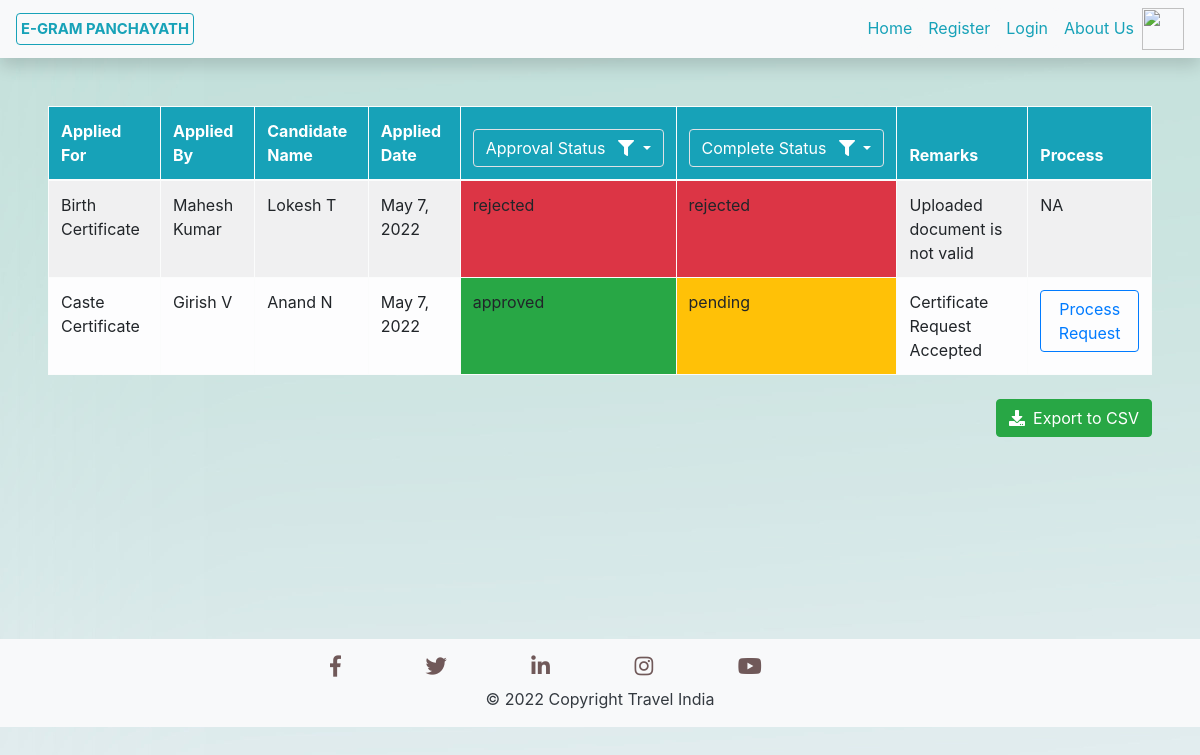
/Certicates_Received_Requests/, run on the app's committed database.
### Services/models.py (models this page shows, shortened)
class Certificates(models.Model):
    Cert_Name = models.CharField(max_length=50)
    Cand_Name = models.CharField(max_length=50)
    Father_Name = models.CharField(max_length=50)
    Mother_Name = models.CharField(max_length=50)
    Address = models.CharField(max_length=300)
    doc_name = models.CharField(max_length=30)
    Cert_Requested_By = models.ForeignKey(User, on_delete=models.CASCADE,default=None, null=True, blank=True)
    Cert_Applied_Date = models.DateTimeField(default=timezone.now)
    document_proof = models.FileField(upload_to='Files/',default=None, null=True, blank=True)
    Birth_Date = models.DateField()
    phoneno = models.CharField(max_length=10, default=None, null=True, blank=True)
    Birth_location = models.CharField(max_length=200, default=None, null=True, blank=True)
    Death_Date = models.DateField(default=None, null=True, blank=True)
    Death_location = models.CharField(max_length=200, default=None, null=True, blank=True)
    Cast = models.CharField(max_length=50, default=None, null=True, blank=True)
    Cast_Category = models.CharField(max_length=10, default=None, null=True, blank=True)
    Income_Value = models.CharField(max_length=20, default=None, null=True, blank=True)
    Remarks = models.TextField()
    Approval_Status = models.CharField(max_length=20)
    Completion_Status = models.CharField(max_length=20, default=None, null=True, blank=True)
    certificate = models.FileField(upload_to='Certificates/',default=None, null=True, blank=True)
    Cert_Estimated_Completion_Date = models.DateField(default=None, null=True, blank=True)

### Services/views.py (the view)
# urls.py: path('Certicates_Received_Requests/', Cert_ReceivedRequests.as_view(), name='CertReqReceived'),
class Cert_ReceivedRequests(ListView):
    model = Services
    template_name = "Services/CertificatesRequestsReceived.html"
    context_object_name = 'requests'
    paginate_by = 5
    def get_queryset(self):
        req = Certificates.objects.all()
        def ExecQuery(req, Cert):
            key = list(Cert.keys())[0]
            if key=='Cert_Approval_Status':
                req = req.filter(Approval_Status=Cert[key]).order_by('-Cert_Applied_Date')
            if key=='Cert_Completion_Status':
                req = req.filter(Completion_Status=Cert[key]).order_by('-Cert_Applied_Date')
            return req
        if self.request.GET.get('idAppStatus'):
            req = ExecQuery(req, {'Cert_Approval_Status':self.request.GET.get('idAppStatus')})
        if self.request.GET.get('idCompStatus'):
            req = ExecQuery(req, {'Cert_Completion_Status':self.request.GET.get('idCompStatus')})
        return req

### Services/templates/Services/CertificatesRequestsReceived.html (shortened to what this page needs)
{% extends 'Services/Base.html' %}
{% block content %}
<div class="p-5">
    <form method="get" action="#">
    <table class="rounded table table-hover table-bordered table-striped table-light">
        <thead class="bg-info text-white">
            <tr>
                <th scope="col">Applied For</th>
                <th scope="col">Applied By</th>
                <th scope="col">Candidate Name</th>
                <th scope="col">Applied Date</th>
                <th scope="col">
                    <div class="dropdown">
                        <button class="btn btn-info border dropdown-toggle" type="button" id="dropdownMenuButton" data-toggle="dropdown" aria-haspopup="true" aria-expanded="false">
                          Approval Status <i class="fas fa-filter ml-2"></i>
                        </button>
                      </div>
                </th>
                <th scope="col">
                    <div class="dropdown">
                        <button class="btn btn-info border dropdown-toggle" type="button" id="dropdownMenuButton" data-toggle="dropdown" aria-haspopup="true" aria-expanded="false">
                          Complete Status <i class="fas fa-filter ml-2"></i>
                        </button>
                      </div>
                </th>
                <th scope="col">Remarks</th>
                <th scope="col">Process</th>
            </tr>
        </thead>
        <tbody>
        {% for request in requests %}
        <tr>
            <td>{{ request.Cert_Name }} </td>
            <td>{{ request.Cert_Requested_By.first_name }} {{ request.Cert_Requested_By.last_name }}</td>
            <td>{{ request.Cand_Name }}</td>
            <td>{{ request.Cert_Applied_Date.date }}</td>
            {% if request.Approval_Status == 'pending' %}
                <td class="bg-warning">{{ request.Approval_Status }}</td>
            {% elif request.Approval_Status == 'approved' %}
                <td class="bg-success">{{ request.Approval_Status }}</td>
            {% elif request.Approval_Status == 'rejected' %}
                <td class="bg-danger">{{ request.Approval_Status }}</td>
            {% endif %}
            {% if request.Completion_Status == 'pending' %}
                <td class="bg-warning">{{ request.Completion_Status }}</td>
            {% elif request.Completion_Status == 'completed' %}
                <td class="bg-success">{{ request.Completion_Status }}</td>
            {% elif request.Completion_Status == 'rejected' %}
                <td class="bg-danger">{{ request.Completion_Status }}</td>
            {% else %}
                <td class="">{{ request.Completion_Status }}</td>
            {% endif %}
            <td>{{ request.Remarks }}</td>
            <td>
                {% if request.Approval_Status == 'pending' or request.Completion_Status == 'pending' %}
                <a class="btn btn-outline-primary" href="{% url 'ProcessCertRequestURL' request.id %}">Process Request</a>
                {% else %}
                    NA
                {% endif %}
            </td>
        </tr>
        {% empty %}
        <tr>
            <td align="center" colspan="7" >No Entries</td>
        </tr>
        {% endfor %}
        </tbody>
        </table>
    </form>
    <a href="{% url 'export-certificate-requets-csv' %}" class="btn btn-success float-right mt-2"><span class="fas fa-download mr-2"></span>Export to CSV</a>
</div>
{% endblock content %}

### data on the page
Certificates: Cert_Name "Birth Certificate", Cert_Requested_By.first_name "Mahesh", Cert_Requested_By.last_name "Kumar", Cand_Name "Lokesh T", Cert_Applied_Date "May 7, 2022", Approval_Status "rejected", Completion_Status "rejected", Remarks "Uploaded document is not valid", shows "NA"
Certificates: Cert_Name "Caste Certificate", Cert_Requested_By.first_name "Girish", Cert_Requested_By.last_name "V", Cand_Name "Anand N", Cert_Applied_Date "May 7, 2022", Approval_Status "approved", Completion_Status "pending", Remarks "Certificate Request Accepted", shows "Process Request"
